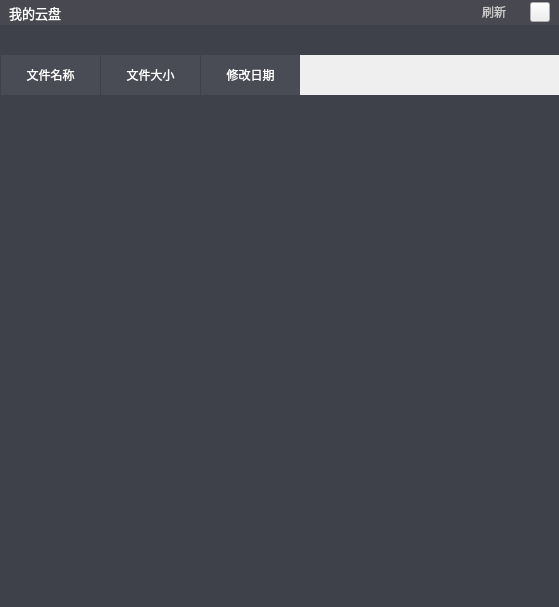
<?xml version="1.0" encoding="UTF-8"?>
<ui version="4.0">
 <class>STWBCloudFileViewClass</class>
 <widget class="QWidget" name="STWBCloudFileViewClass">
  <property name="geometry">
   <rect>
    <x>0</x>
    <y>0</y>
    <width>559</width>
    <height>607</height>
   </rect>
  </property>
  <property name="windowTitle">
   <string>STWBCloudFileView</string>
  </property>
  <layout class="QVBoxLayout" name="verticalLayout">
   <property name="spacing">
    <number>0</number>
   </property>
   <property name="leftMargin">
    <number>0</number>
   </property>
   <property name="topMargin">
    <number>0</number>
   </property>
   <property name="rightMargin">
    <number>0</number>
   </property>
   <property name="bottomMargin">
    <number>0</number>
   </property>
   <item>
    <widget class="QWidget" name="widTitle" native="true">
     <property name="minimumSize">
      <size>
       <width>0</width>
       <height>25</height>
      </size>
     </property>
     <property name="maximumSize">
      <size>
       <width>16777215</width>
       <height>25</height>
      </size>
     </property>
     <property name="styleSheet">
      <string notr="true">QWidget#widTitle{background-color:#484950;border:0px;}</string>
     </property>
     <layout class="QHBoxLayout" name="horizontalLayout">
      <property name="spacing">
       <number>6</number>
      </property>
      <property name="leftMargin">
       <number>9</number>
      </property>
      <property name="topMargin">
       <number>0</number>
      </property>
      <property name="rightMargin">
       <number>9</number>
      </property>
      <property name="bottomMargin">
       <number>0</number>
      </property>
      <item>
       <widget class="QLabel" name="label_3">
        <property name="font">
         <font>
          <family>微软雅黑</family>
          <pointsize>10</pointsize>
         </font>
        </property>
        <property name="styleSheet">
         <string notr="true">color: rgb(255, 255, 255);</string>
        </property>
        <property name="text">
         <string>我的云盘</string>
        </property>
       </widget>
      </item>
      <item>
       <spacer name="horizontalSpacer_5">
        <property name="orientation">
         <enum>Qt::Horizontal</enum>
        </property>
        <property name="sizeHint" stdset="0">
         <size>
          <width>785</width>
          <height>17</height>
         </size>
        </property>
       </spacer>
      </item>
      <item>
       <widget class="QPushButton" name="pbReload">
        <property name="minimumSize">
         <size>
          <width>60</width>
          <height>20</height>
         </size>
        </property>
        <property name="maximumSize">
         <size>
          <width>60</width>
          <height>20</height>
         </size>
        </property>
        <property name="font">
         <font>
          <family>微软雅黑</family>
         </font>
        </property>
        <property name="styleSheet">
         <string notr="true">
QPushButton{
color:#c7c7c7;
	background: transparent;
    background-repeat:no-repeat;
    border:none;}

QPushButton:hover:!pressed {
	
color: rgb(255, 255, 255);
}</string>
        </property>
        <property name="text">
         <string>刷新</string>
        </property>
        <property name="icon">
         <iconset resource="res/softterminal.qrc">
          <normaloff>:/SoftTerminal/images/reload.png</normaloff>:/SoftTerminal/images/reload.png</iconset>
        </property>
       </widget>
      </item>
      <item>
       <widget class="QPushButton" name="pbClose">
        <property name="minimumSize">
         <size>
          <width>20</width>
          <height>20</height>
         </size>
        </property>
        <property name="maximumSize">
         <size>
          <width>20</width>
          <height>20</height>
         </size>
        </property>
        <property name="styleSheet">
         <string notr="true">
QPushButton{border-image: url(:/SoftTerminal/images/close.png);}

QPushButton:hover:!pressed {
	
	background-color: #ff6741;
}</string>
        </property>
        <property name="text">
         <string/>
        </property>
       </widget>
      </item>
     </layout>
    </widget>
   </item>
   <item>
    <widget class="QWidget" name="widget_4" native="true">
     <property name="minimumSize">
      <size>
       <width>0</width>
       <height>30</height>
      </size>
     </property>
     <property name="maximumSize">
      <size>
       <width>16777215</width>
       <height>30</height>
      </size>
     </property>
     <property name="styleSheet">
      <string notr="true">background-color: rgb(62, 65, 74);</string>
     </property>
     <layout class="QHBoxLayout" name="horizontalLayout_3">
      <property name="leftMargin">
       <number>10</number>
      </property>
      <property name="topMargin">
       <number>10</number>
      </property>
      <property name="rightMargin">
       <number>10</number>
      </property>
      <property name="bottomMargin">
       <number>5</number>
      </property>
      <item>
       <widget class="QWidget" name="widPathList" native="true">
        <layout class="QHBoxLayout" name="horizontalLayout_4">
         <property name="spacing">
          <number>15</number>
         </property>
         <property name="leftMargin">
          <number>0</number>
         </property>
         <property name="topMargin">
          <number>0</number>
         </property>
         <property name="rightMargin">
          <number>0</number>
         </property>
         <property name="bottomMargin">
          <number>0</number>
         </property>
        </layout>
       </widget>
      </item>
      <item>
       <spacer name="horizontalSpacer_2">
        <property name="orientation">
         <enum>Qt::Horizontal</enum>
        </property>
        <property name="sizeHint" stdset="0">
         <size>
          <width>40</width>
          <height>20</height>
         </size>
        </property>
       </spacer>
      </item>
     </layout>
    </widget>
   </item>
   <item>
    <widget class="QWidget" name="widget_3" native="true">
     <layout class="QHBoxLayout" name="horizontalLayout_2">
      <property name="spacing">
       <number>0</number>
      </property>
      <property name="leftMargin">
       <number>0</number>
      </property>
      <property name="topMargin">
       <number>0</number>
      </property>
      <property name="rightMargin">
       <number>0</number>
      </property>
      <property name="bottomMargin">
       <number>0</number>
      </property>
      <item>
       <widget class="QTableWidget" name="twFileManager">
        <property name="focusPolicy">
         <enum>Qt::NoFocus</enum>
        </property>
        <property name="styleSheet">
         <string notr="true">QTableWidget
{  
    background-color: #3e414a;   
    font:10pt &quot;微软雅黑&quot;;  
	color: #ffffff;
    border:0px;  
}  
  
QHeaderView::section {
	color: #ffffff;
    font:10pt &quot;微软雅黑&quot;;  
    text-align:center;  
    height:40px;  
    border:0px solid #494c54;  
    background-color: #494c54;
    border-left:1px solid rgb(62, 65, 74);  
padding-left: 20px;
padding-right: 20px;
}   


QScrollBar::vertical
{
    width:4px;
    background:rgb(0,0,0,0%);
    margin:0px,0px,0px,0px;
    padding-top:0px;   /*上预留位置*/
    padding-bottom:0px;    /*下预留位置*/
}

/*滚动条中滑块的样式*/
QScrollBar::handle::vertical
{
    width:4px;
    background:rgb(0,0,0,25%);
    border-radius:2px;
    min-height:20px;
}

/*鼠标触及滑块样式*/
QScrollBar::handle::vertical::hover
{
    width:5px;
    background:rgb(0,0,0,50%);
    border-radius:2px;
    min-height:20;
}

/*设置下箭头*/
QScrollBar::add-line:vertical
{
    height:0px;
    subcontrol-position:bottom;
}

/*设置上箭头*/
QScrollBar::sub-line:vertical
{
    height:0px;
    subcontrol-position:top;
}

QScrollBar::add-page:vertical, QScrollBar::sub-page:vertical {
    background: #3e414a;
}
  </string>
        </property>
        <property name="verticalScrollBarPolicy">
         <enum>Qt::ScrollBarAsNeeded</enum>
        </property>
        <property name="horizontalScrollBarPolicy">
         <enum>Qt::ScrollBarAlwaysOff</enum>
        </property>
        <property name="sizeAdjustPolicy">
         <enum>QAbstractScrollArea::AdjustToContents</enum>
        </property>
        <property name="editTriggers">
         <set>QAbstractItemView::NoEditTriggers</set>
        </property>
        <property name="selectionMode">
         <enum>QAbstractItemView::NoSelection</enum>
        </property>
        <property name="selectionBehavior">
         <enum>QAbstractItemView::SelectRows</enum>
        </property>
        <property name="showGrid">
         <bool>false</bool>
        </property>
        <attribute name="horizontalHeaderVisible">
         <bool>true</bool>
        </attribute>
        <attribute name="horizontalHeaderHighlightSections">
         <bool>false</bool>
        </attribute>
        <attribute name="horizontalHeaderMinimumSectionSize">
         <number>40</number>
        </attribute>
        <attribute name="horizontalHeaderShowSortIndicator" stdset="0">
         <bool>false</bool>
        </attribute>
        <attribute name="horizontalHeaderStretchLastSection">
         <bool>false</bool>
        </attribute>
        <attribute name="verticalHeaderVisible">
         <bool>false</bool>
        </attribute>
        <attribute name="verticalHeaderDefaultSectionSize">
         <number>40</number>
        </attribute>
        <attribute name="verticalHeaderHighlightSections">
         <bool>false</bool>
        </attribute>
        <attribute name="verticalHeaderMinimumSectionSize">
         <number>40</number>
        </attribute>
        <attribute name="verticalHeaderShowSortIndicator" stdset="0">
         <bool>false</bool>
        </attribute>
        <attribute name="verticalHeaderStretchLastSection">
         <bool>false</bool>
        </attribute>
        <column>
         <property name="text">
          <string>文件名称</string>
         </property>
        </column>
        <column>
         <property name="text">
          <string>文件大小</string>
         </property>
        </column>
        <column>
         <property name="text">
          <string>修改日期</string>
         </property>
        </column>
       </widget>
      </item>
     </layout>
    </widget>
   </item>
  </layout>
 </widget>
 <resources>
  <include location="res/softterminal.qrc"/>
 </resources>
 <connections/>
</ui>
